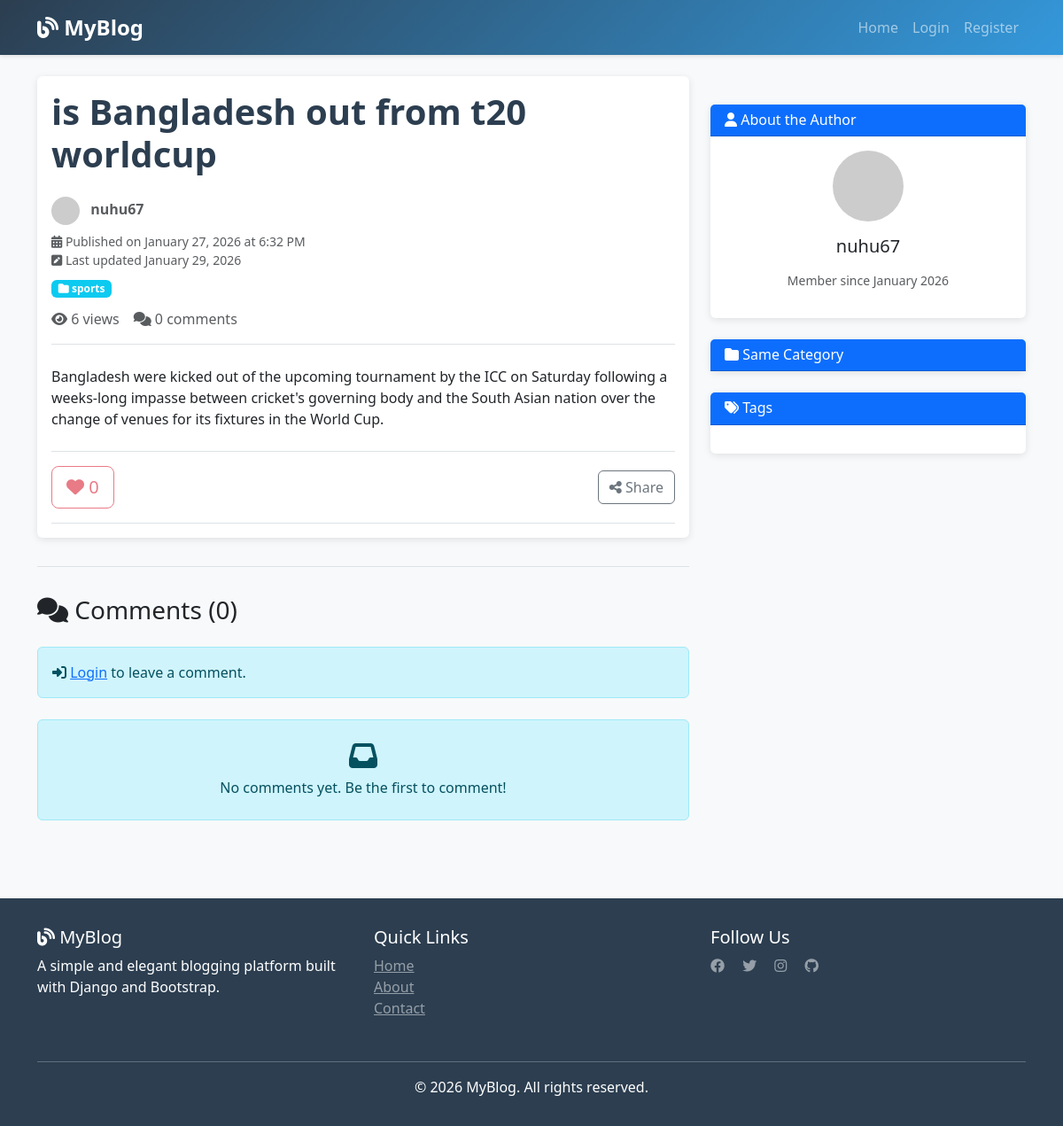
Screenshot of /post/3/ with the database file from the repository.
### blog/models.py (models this page shows, shortened)
class Post(models.Model):
    title=models.CharField(max_length=100)
    content=RichTextField(blank=True, null=True)
    author=models.ForeignKey(User, on_delete=models.CASCADE)
    created_at=models.DateTimeField(auto_now_add=True)
    updated_at=models.DateTimeField(auto_now=True)
    Catagory=models.ForeignKey(Catagory, on_delete=models.SET_NULL , null=True)
    tags=models.ManyToManyField(Tag)
    view_count=models.PositiveBigIntegerField(default=0)
    liked_users=models.ManyToManyField(User, related_name='liked_posts')

class Catagory(models.Model):
    name = models.CharField(max_length=100)

### blog/views.py (the view)
# urls.py: path('post/<int:id>/', views.post_detail, name='post_detail'),
def post_detail(request,id):
    post=get_object_or_404(Post,id=id)
    if request.method=='POST':
        comment_from=CommentForm(request.POST)
        if comment_from .is_valid():
           comment=comment_from.save(commit=False)
           comment.post=post
           comment.author=request.user
           comment.save()
           return redirect('post_detail',id=post.id)
    else:
        comment_from=CommentForm()
    comments=post.comment_set.all().order_by('-created_at')
    is_liked=post.liked_users.filter(id=request.user.id).exists()
    like_count=post.liked_users.count()
    context={
        "post":post,
        "catagoeries":Catagory.objects.all(),
        "tag":Tag.objects.all(),
        "comments":comments,
        "comment_form":comment_from,
        "is_liked":is_liked,
        "like_count":like_count,
    }
    post.view_count +=1
    post.save()
    return render(request,'blog/post_detail.html',context)

### templates/blog/post_detail.html (shortened to what this page needs)
{% extends 'base.html' %}
{% load crispy_forms_tags %}
{% block content %}
<div class="row">
    <div class="col-lg-8">
        <article class="card mb-4">
            <div class="card-body">
                <div class="d-flex justify-content-between align-items-start mb-3">
                    <div>
                        <h1 class="card-title post-title mb-2">{{ post.title }}</h1>
                    </div>
                </div>
                <div class="post-meta mb-4 pb-3 border-bottom">
                    <p class="mb-2 text-muted">
                        <img src="https://ui-avatars.com/api/?name={{ post.author.username }}"
                             alt="{{ post.author.username }}"
                             width="32" height="32" class="rounded-circle me-2">
                        <strong>{{ post.author.first_name|default:post.author.username }}</strong>
                    </p>
                    <p class="small text-muted mb-2">
                        <i class="fas fa-calendar-alt"></i> Published on {{ post.created_at|date:"F d, Y" }} at {{ post.created_at|time:"g:i A" }}
                        {% if post.updated_at != post.created_at %}
                        <br><i class="fas fa-pen-square"></i> Last updated {{ post.updated_at|date:"F d, Y" }}
                        {% endif %}
                    </p>
                    <div class="mb-2">
                        {% if post.Catagory %}
                        <span class="badge bg-info">
                            <i class="fas fa-folder"></i> {{ post.Catagory.name }}
                        </span>
                        {% endif %}
                    </div>
                    <div class="d-flex gap-3 align-items-center">
                        <span class="text-muted"><i class="fas fa-eye"></i> {{ post.view_count }} views</span>
                        <span class="text-muted"><i class="fas fa-comments"></i> {{ comments.count }} comments</span>
                    </div>
                </div>
                <div class="post-content mb-4">
                    {{ post.content|safe }}
                </div>
                <div class="post-actions py-3 border-top border-bottom">
                    <div class="d-flex justify-content-between align-items-center">
                        <div>
                            {% if user.is_authenticated %}
                                <form method="POST" action="{% url 'like_post' post.id %}" class="d-inline">
                                    {% csrf_token %}
                                    <button type="submit" class="btn btn-lg {% if is_liked %}btn-danger{% else %}btn-outline-danger{% endif %}" style="border: none;">
                                        <i class="fas fa-heart"></i>
                                        <span id="like-count">{{ like_count }}</span>
                                        {% if is_liked %}Unlike{% else %}Like{% endif %}
                                    </button>
                                </form>
                            {% else %}
                                <button class="btn btn-lg btn-outline-danger" disabled title="Login to like">
                                    <i class="fas fa-heart"></i> {{ like_count }}
                                </button>
                            {% endif %}
                        </div>
                        <div>
                            <button class="btn btn-outline-secondary" onclick="sharePost()">
                                <i class="fas fa-share-alt"></i> Share
                            </button>
                        </div>
                    </div>
                </div>
            </div>
        </article>
        <div class="comment-section">
            <h3 class="mb-4"><i class="fas fa-comments"></i> Comments ({{ comments.count }})</h3>
            {% if user.is_authenticated %}
            <div class="card mb-4">
                <div class="card-header bg-light">
                    <h6 class="mb-0">Leave a Comment</h6>
                </div>
                <div class="card-body">
                    <form method="POST">
                        {% csrf_token %}
                        {{ comment_form|crispy }}
                        <button type="submit" class="btn btn-primary">
                            <i class="fas fa-comment"></i> Post Comment
                        </button>
                    </form>
                </div>
            </div>
            {% else %}
            <div class="alert alert-info mb-4">
                <i class="fas fa-sign-in-alt"></i>
                <a href="{% url 'login' %}">Login</a> to leave a comment.
            </div>
            {% endif %}
            {% if comments %}
                {% for comment in comments %}
                <div class="comment card mb-3">
                    <div class="card-body">
                        <div class="d-flex justify-content-between align-items-start mb-2">
                            <div class="d-flex align-items-center">
                                <img src="https://ui-avatars.com/api/?name={{ comment.author.username }}"
                                     alt="{{ comment.author.username }}"
                                     width="40" height="40" class="rounded-circle me-3">
                                <div>
                                    <p class="comment-author mb-0">{{ comment.author.first_name|default:comment.author.username }}</p>
                                    <p class="comment-date mb-0">{{ comment.created_at|date:"F d, Y" }} at {{ comment.created_at|time:"g:i A" }}</p>
                                </div>
                            </div>
                        </div>
                        <p class="mb-0">{{ comment.content }}</p>
                    </div>
                </div>
                {% endfor %}
            {% else %}
            <div class="alert alert-info text-center py-4">
                <i class="fas fa-inbox fa-2x mb-2"></i>
                <p class="mb-0">No comments yet. Be the first to comment!</p>
            </div>
            {% endif %}
        </div>
    </div>
    <div class="col-lg-4">
        <div class="sidebar">
            <div class="card mb-4">
                <div class="card-header bg-primary text-white">
                    <h6 class="mb-0"><i class="fas fa-user"></i> About the Author</h6>
                </div>
                <div class="card-body text-center">
                    <img src="https://ui-avatars.com/api/?name={{ post.author.username }}&size=100"
                         alt="{{ post.author.username }}"
                         class="rounded-circle mb-3" width="80" height="80">
                    <h5 class="card-title">{{ post.author.first_name|default:post.author.username }}</h5>
                    <p class="small text-muted">Member since {{ post.author.date_joined|date:"F Y" }}</p>
                </div>
            </div>
            {% if post.Catagory %}
            <div class="card mb-4">
                <div class="card-header bg-primary text-white">
                    <h6 class="mb-0"><i class="fas fa-folder"></i> Same Category</h6>
                </div>
            </div>
            {% endif %}
            <div class="card">
                <div class="card-header bg-primary text-white">
                    <h6 class="mb-0"><i class="fas fa-tags"></i> Tags</h6>
                </div>
                <div class="card-body">
                </div>
            </div>
        </div>
    </div>
</div>
{% endblock %}

### templates/base.html (style rules this page uses)
:root { --primary-color: #2c3e50; --secondary-color: #3498db; }
body { display: flex; flex-direction: column; min-height: 100vh; background-color: #f8f9fa; }
.card { border: none; box-shadow: 0 2px 8px rgba(0,0,0,0.1); transition: transform 0.3s ease, box-shadow 0.3s ease; }
.post-title { color: var(--primary-color); font-weight: 600; }
.sidebar { margin-top: 2rem; }
.sidebar .card { margin-bottom: 1.5rem; }
.badge { margin-right: 0.25rem; margin-bottom: 0.25rem; }
.comment-section { margin-top: 2rem; padding-top: 2rem; border-top: 1px solid #dee2e6; }

### rows the page displays
Post: title "is Bangladesh out from t20 worldcup", author.first_name "nuhu67", created_at "January 27, 2026", created_at "6:32 PM", updated_at "January 29, 2026", Catagory.name "sports", view_count "6", content "Bangladesh were kicked out of the upcoming tournament by the ICC on Saturday following a weeks-long impasse between cricket's governing body and the South Asian nation over the change of venues for its fixtures in the World Cup.", author.date_joined "January 2026"

### other values shown
{{ comments.count }} "0"
{{ like_count }} "0"
